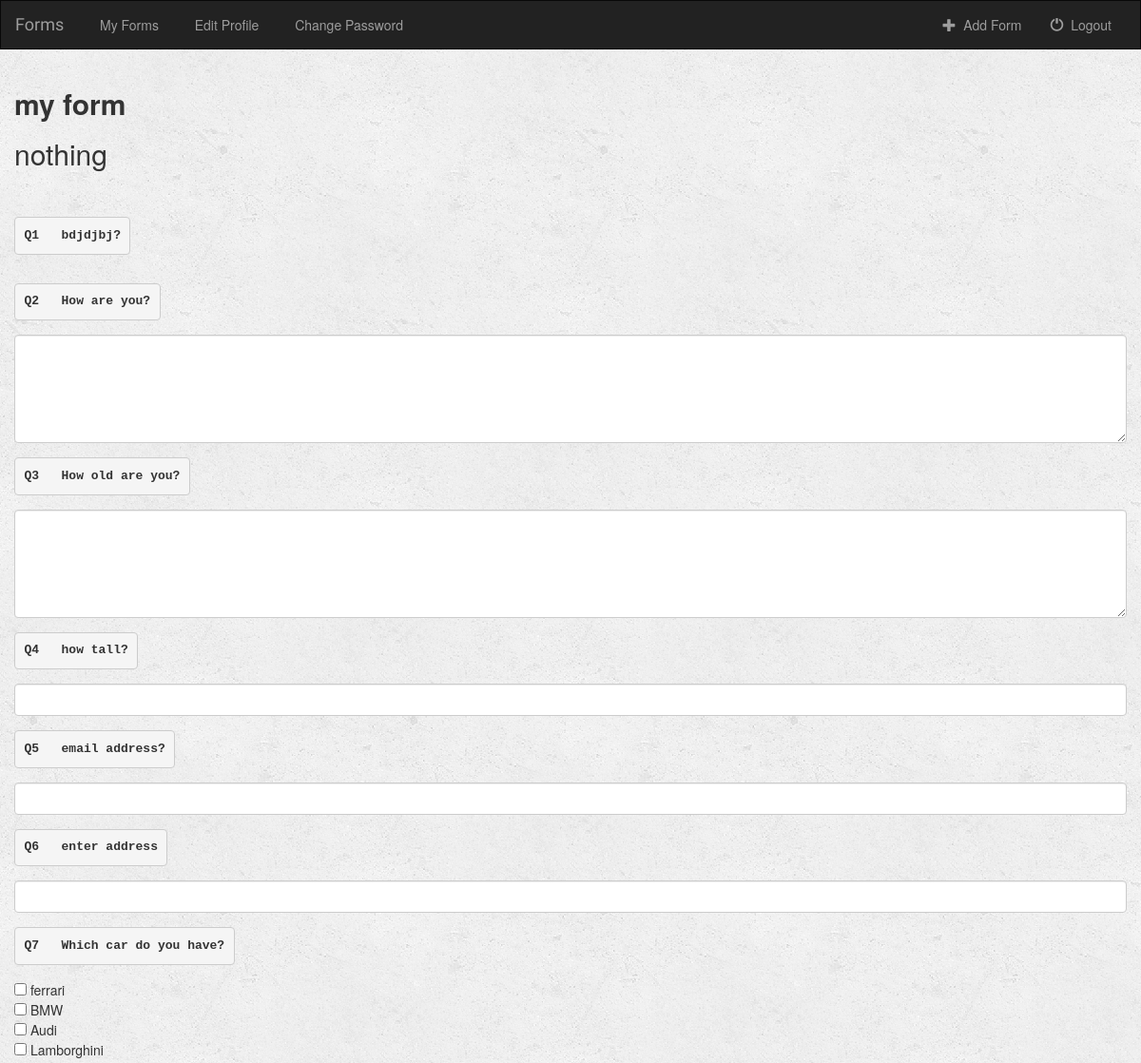
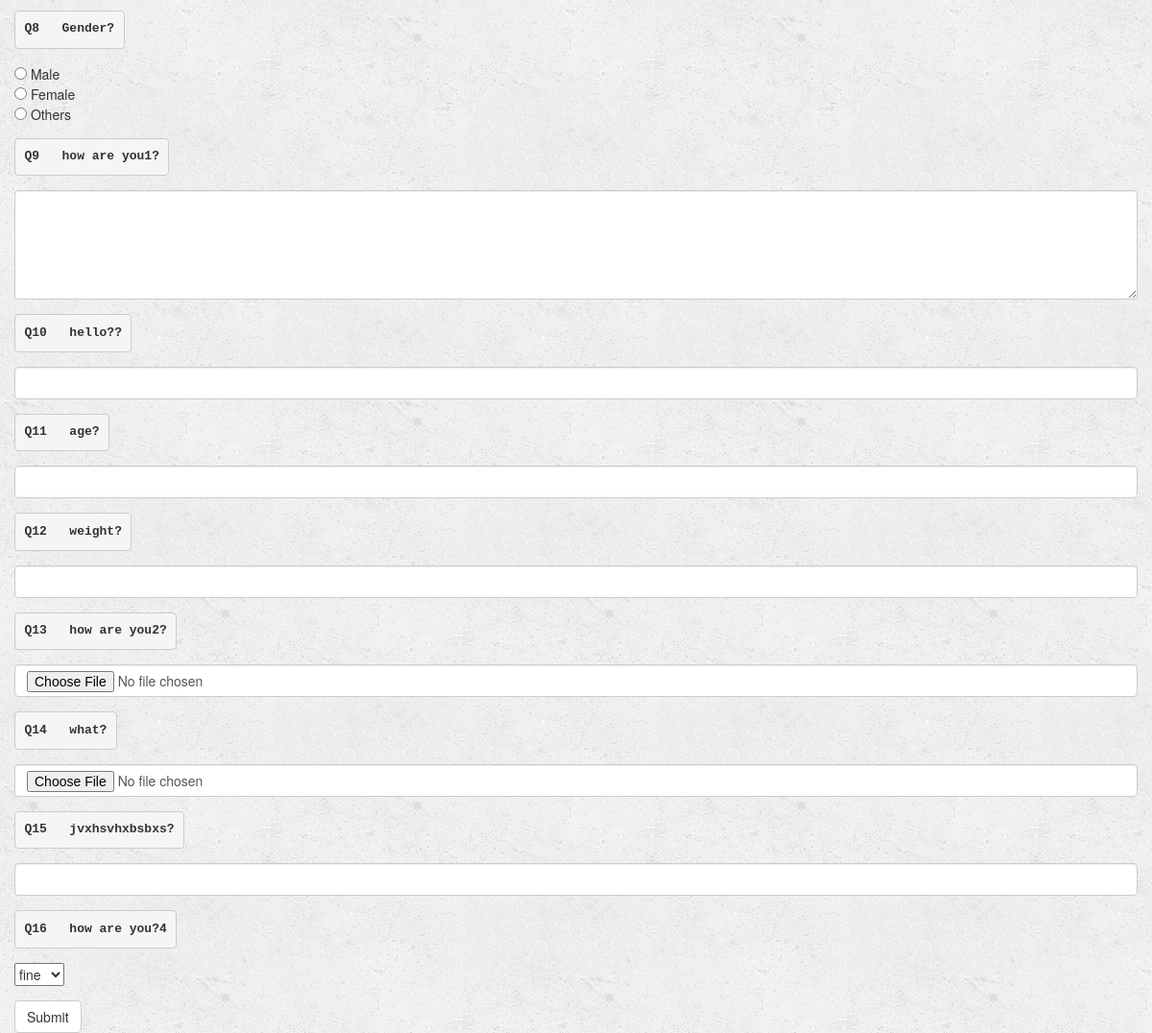
Screenshot of /music/8/user/1/ with the database file from the repository (2 pictures, top to bottom).
### music/models.py (models this page shows, shortened)
class Gform(models.Model):
    user = models.ForeignKey(User, default=1)
    gform_name = models.CharField(max_length=50,default="")
    gform_desc = models.CharField(max_length=500,default="")
    def __str__(self):
        return self.gform_name + " " + self.gform_desc

class Question(models.Model):
    gform = models.ForeignKey(Gform, on_delete=models.CASCADE, default=1)
    ques_type = models.CharField(max_length=50, choices=TYPE_CHOICES, default="multiline")
    ques_text = models.CharField(max_length=500)
    choices = models.CharField(max_length=500,default="")
    is_req = models.BooleanField(default=False)
    is_vis = models.BooleanField(default=False)
    def choices_as_list(self):
    	return self.choices.split(',')

### music/views.py (the view)
# urls.py: url(r'^(?P<gform_id>[0-9]+)/user/(?P<user_id>[0-9]+)/$', views.filler, name='filler'),
def filler(request, gform_id, user_id):
	user = request.user
	gform = get_object_or_404(Gform, pk=gform_id)
	return render(request, 'music/filler.html', {'gform':gform, 'user':user})

### music/templates/music/filler.html (shortened to what this page needs)
{% extends 'music/base.html' %}
{% block body %}
<div class=container-fluid>
<h2> <b> {{ gform.gform_name }} </b></h2>
<h2> {{ gform.gform_desc }} </h2>
<br><br>
<form action="#">
	{% for question in gform.question_set.all %}
		<div class="form-group">
    	<label for="question"> <pre>Q{{ forloop.counter }}   {{ question.ques_text }}</pre></label>
    	{% if question.ques_type == "multiline" %}
    	<textarea class="form-control" rows="5" id="comment" hidden></textarea>
    	{% elif question.ques_type == "singleline" %}
    		{% if question.choices == "AlphaNumeric" %}
    			<input type="text" class="form-control" id="question" data-inputmask-regex="[A-Za-z0-9]*" />
    		{% else %}
    			<input type="text" class="form-control" id="question" >
    		{% endif %}
    	{% elif question.ques_type == "num_range" %}
      	<br>
      <input type="number" min="{{ question.choices_as_list.0 }}" max="{{ question.choices_as_list.1 }}" class="form-control" name="{{ question.ques_text }}">
    	{% elif question.ques_type == "file_upload" %}
    		{% if question.choices == "None" %}
    			<input type="file" class="form-control" id="question">
    		{% elif question.choices == ".pdf" %}
    			<input type="file" class="form-control" id="question" accept="application/pdf">
    		{% endif %}
    	{% elif question.ques_type == "number" %}
    	<input type="number" class="form-control" id="question">
    	{% elif question.ques_type == "url" %}
    	<input type="url" class="form-control" id="question">
    	{% elif question.ques_type == "email" %}
    	<input type="email" class="form-control" id="question">
    	{% elif question.ques_type == "checkbox" %}
    		<br>
    		{% for choice in question.choices_as_list %}
    			<input type="checkbox"> {{ choice }}<br>
    		{% endfor%}
    	{% elif question.ques_type == "radio" %}
    		<br>
    		{% for choice in question.choices_as_list %}
    			<input type="radio" name = "question" value="{{ forloop.counter }}"> {{ choice }}<br>
    		{% endfor%}
    	{% elif question.ques_type == "dropdown" %}
        	<br>
        	<select name= "question">
        	{% for choice in question.choices_as_list %}
           	<option name="question" value="{{ choice }}"> {{ choice }} </option>
        	{% endfor %}
    		</select>
    	{% endif %}
  		</div>
	{% endfor %}
  <button type="submit" class="btn btn-default">Submit</button>
</form>
</div>
{% endblock %}

### music/static/music/style.css (style rules this page uses)
body { background: white url("images/background.png"); }

### rows the page displays
Gform: gform_name "my form", gform_desc "nothing"
Question: ques_text "bdjdjbj?"
Question: ques_text "How are you?"
Question: ques_text "How old are you?"
Question: ques_text "how tall?"
Question: ques_text "email address?"
Question: ques_text "enter address"
Question: ques_text "Which car do you have?", choices_as_list "ferrari" "BMW" "Audi" "Lamborghini"
Question: ques_text "Gender?", choices_as_list "Male" "Female" "Others"
Question: ques_text "how are you1?"
Question: ques_text "hello??"
Question: ques_text "age?"
Question: ques_text "weight?"
Question: ques_text "how are you2?"
Question: ques_text "what?"
Question: ques_text "jvxhsvhxbsbxs?"
Question: ques_text "how are you?4", question "fine"
